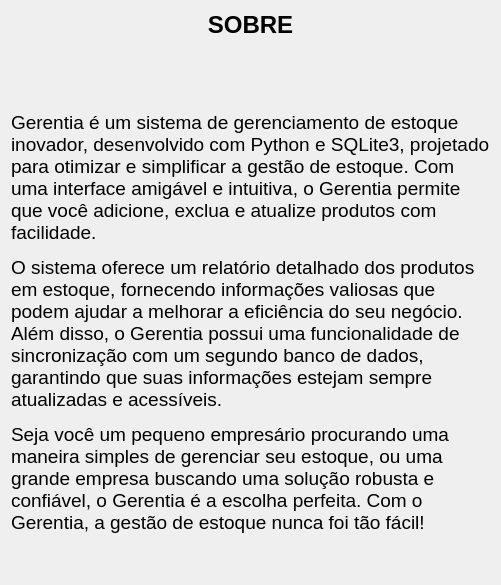
            <widget class="QWidget" name="pg_sobre">
             <layout class="QVBoxLayout" name="verticalLayout_14">
              <item>
               <widget class="QLabel" name="label_28">
                <property name="text">
                 <string>&lt;html&gt;&lt;head/&gt;&lt;body&gt;&lt;p align=&quot;center&quot;&gt;&lt;span style=&quot; font-size:18pt; font-weight:700;&quot;&gt;SOBRE&lt;/span&gt;&lt;/p&gt;&lt;/body&gt;&lt;/html&gt;</string>
                </property>
               </widget>
              </item>
              <item>
               <layout class="QHBoxLayout" name="horizontalLayout_11">
                <item>
                 <spacer name="horizontalSpacer_5">
                  <property name="orientation">
                   <enum>Qt::Horizontal</enum>
                  </property>
                  <property name="sizeHint" stdset="0">
                   <size>
                    <width>40</width>
                    <height>20</height>
                   </size>
                  </property>
                 </spacer>
                </item>
                <item>
                 <widget class="QLabel" name="label_30">
                  <property name="maximumSize">
                   <size>
                    <width>130</width>
                    <height>130</height>
                   </size>
                  </property>
                  <property name="styleSheet">
                   <string notr="true">background-color: #646464;
border-radius: 25px;</string>
                  </property>
                  <property name="text">
                   <string>&lt;html&gt;&lt;head/&gt;&lt;body&gt;&lt;p align=&quot;center&quot;&gt;&lt;img src=&quot;:/icons/icons/icon_sqlite.ico&quot;/&gt;&lt;/p&gt;&lt;/body&gt;&lt;/html&gt;</string>
                  </property>
                 </widget>
                </item>
                <item>
                 <spacer name="horizontalSpacer_4">
                  <property name="orientation">
                   <enum>Qt::Horizontal</enum>
                  </property>
                  <property name="sizeHint" stdset="0">
                   <size>
                    <width>40</width>
                    <height>20</height>
                   </size>
                  </property>
                 </spacer>
                </item>
                <item>
                 <widget class="QLabel" name="label_31">
                  <property name="maximumSize">
                   <size>
                    <width>130</width>
                    <height>130</height>
                   </size>
                  </property>
                  <property name="styleSheet">
                   <string notr="true"/>
                  </property>
                  <property name="text">
                   <string>&lt;html&gt;&lt;head/&gt;&lt;body&gt;&lt;p align=&quot;center&quot;&gt;&lt;img src=&quot;:/icons/icons/icon_python.ico&quot;/&gt;&lt;/p&gt;&lt;/body&gt;&lt;/html&gt;</string>
                  </property>
                 </widget>
                </item>
                <item>
                 <spacer name="horizontalSpacer_6">
                  <property name="orientation">
                   <enum>Qt::Horizontal</enum>
                  </property>
                  <property name="sizeHint" stdset="0">
                   <size>
                    <width>40</width>
                    <height>20</height>
                   </size>
                  </property>
                 </spacer>
                </item>
               </layout>
              </item>
              <item>
               <spacer name="verticalSpacer_4">
                <property name="orientation">
                 <enum>Qt::Vertical</enum>
                </property>
                <property name="sizeHint" stdset="0">
                 <size>
                  <width>20</width>
                  <height>40</height>
                 </size>
                </property>
               </spacer>
              </item>
              <item>
               <widget class="QLabel" name="label_29">
                <property name="text">
                 <string>&lt;html&gt;&lt;head/&gt;&lt;body&gt;&lt;p&gt;&lt;span style=&quot; font-size:14pt;&quot;&gt;Gerentia é um sistema de gerenciamento de estoque inovador, desenvolvido com Python e SQLite3, projetado para otimizar e simplificar a gestão de estoque. Com uma interface amigável e intuitiva, o Gerentia permite que você adicione, exclua e atualize produtos com facilidade.&lt;/span&gt;&lt;/p&gt;&lt;p&gt;&lt;span style=&quot; font-size:14pt;&quot;&gt;O sistema oferece um relatório detalhado dos produtos em estoque, fornecendo informações valiosas que podem ajudar a melhorar a eficiência do seu negócio. Além disso, o Gerentia possui uma funcionalidade de sincronização com um segundo banco de dados, garantindo que suas informações estejam sempre atualizadas e acessíveis.&lt;/span&gt;&lt;/p&gt;&lt;p&gt;&lt;span style=&quot; font-size:14pt;&quot;&gt;Seja você um pequeno empresário procurando uma maneira simples de gerenciar seu estoque, ou uma grande empresa buscando uma solução robusta e confiável, o Gerentia é a escolha perfeita. Com o Gerentia, a gestão de estoque nunca foi tão fácil!&lt;/span&gt;&lt;/p&gt;&lt;/body&gt;&lt;/html&gt;</string>
                </property>
                <property name="wordWrap">
                 <bool>true</bool>
                </property>
               </widget>
              </item>
              <item>
               <spacer name="verticalSpacer_3">
                <property name="orientation">
                 <enum>Qt::Vertical</enum>
                </property>
                <property name="sizeHint" stdset="0">
                 <size>
                  <width>20</width>
                  <height>40</height>
                 </size>
                </property>
               </spacer>
              </item>
             </layout>
            </widget>
